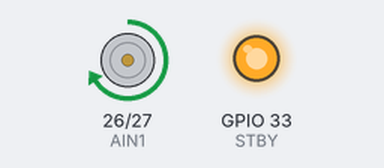
A sketch run on a simulated ESP32. Parts: motor-driver pin pairs drawn as motors (green arrow = first pin HIGH = forward, orange = second pin HIGH = backward, longer = more drive, scaled by the enable pin, stopped while the standby pin is LOW), output pins drawn as LEDs (lit = HIGH).

Above: at 1.5 s.
At 4.5 s:
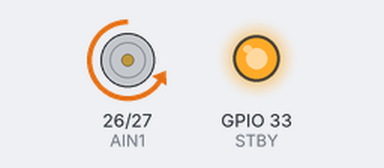
At 7.0 s:
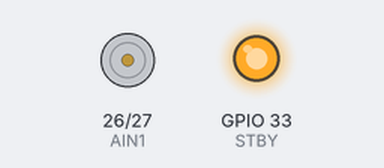
Timing chart, 0 to 10.4 s (numbered marks = the images above):
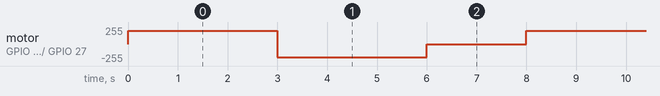

Measured:
- by itself, motor on GPIO 26 (AIN1) / GPIO 27 (AIN2): repeats every 8.0 s: backward 199/255 3.0 s, stopped 2.0 s, forward 199/255 3.0 s

The sketch:

Code_Motors_3.ino.ino
```cpp
#define AIN1 26
#define AIN2 27
#define PWMA 25
#define STBY 33

void setup() {
  pinMode(AIN1, OUTPUT);
  pinMode(AIN2, OUTPUT);
  pinMode(STBY, OUTPUT);

  ledcAttach(PWMA, 1000, 8); // frecuencia 1kHz, resolución 8 bits

  digitalWrite(STBY, HIGH);
}

void loop() {

  // adelante
  digitalWrite(AIN1, HIGH);
  digitalWrite(AIN2, LOW);
  ledcWrite(PWMA, 200);

  delay(3000);

  // atrás
  digitalWrite(AIN1, LOW);
  digitalWrite(AIN2, HIGH);
  ledcWrite(PWMA, 200);

  delay(3000);

  // stop
  ledcWrite(PWMA, 0);

  delay(2000);
}
```
